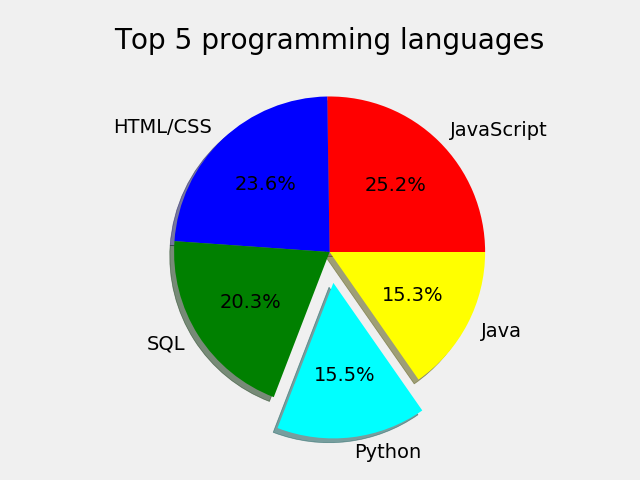

Generate this figure with Python:
from matplotlib import pyplot as plt 

plt.style.use('fivethirtyeight')

slices = [59219, 55466, 47544, 36443, 35917]
labels = ['JavaScript', 'HTML/CSS', 'SQL', 'Python', 'Java']
explode = [0, 0, 0, 0.2 ,0]
colors = ['red', 'blue','green','cyan','yellow']

plt.title('Top 5 programming languages')
plt.pie(slices,explode = explode, labels = labels, colors = colors, autopct = '%1.1f%%', shadow = True,)
plt.tight_layout()
plt.show()
